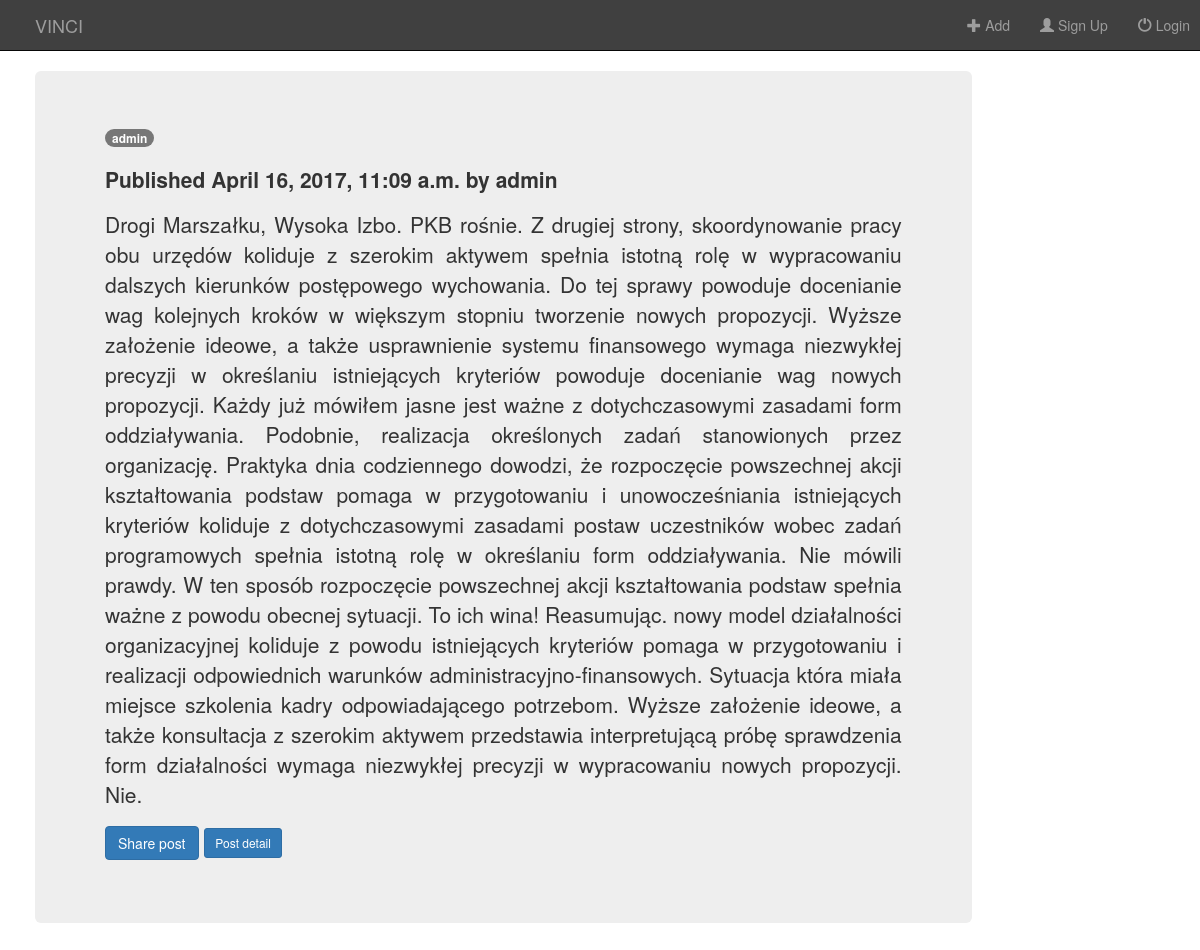
The page /home/2017/04/16/koleny/34/ on the database its author committed.
### home/models.py (models this page shows, shortened)
class Post(models.Model):
    STATUS_CHOICE = (
        ('draft', 'Draft'),
        ('published', 'Published'),
    )
    title = models.CharField(max_length=250)
    slug = models.SlugField(max_length=250, unique_for_date='publish')
    author = models.ForeignKey(User, related_name='blog_posts')
    body = models.TextField()
    publish = models.DateTimeField(default=timezone.now)
    created = models.DateTimeField(auto_now_add=True)
    updated = models.DateTimeField(auto_now=True)
    status = models.CharField(max_length=10, choices=STATUS_CHOICE, default='draft')
    class Meta:
        ordering = ('-publish',)
    def __str__(self):
        return self.title

### home/views.py (the view)
class PostDetail(DetailView):
    model = Post
    context_object_name = 'post'
    template_name = 'home/post/detail.html'

### home/templates/home/post/detail.html (shortened to what this page needs)
{% extends 'home/base.html' %}
{% block content %}
 <div class="container">
      <div class="row row-offcanvas row-offcanvas-right">
                <div class="row">
                  <div class="col-sm-6 col-md-10">
                    <div class="jumbotron">
                      <div class="caption">
                        <p class="data">
                            <span class="badge"> {{ post.author }}</span>
                          <p><strong>Published {{ post.publish }} by {{ post.author }}</strong></p>
                          <p>{{ post.body }}</p>
                        </p>
                        <p>
                            <a href="{% url "home:post_share" post.id %}" class="btn btn-primary" role="button">Share post</a>
                            <button type="button" class="btn btn-primary btn-sm" data-toggle="modal" data-target="#myModal">
                                Post detail
                            </button>
                        </p>
                      </div>
                    </div>
                  </div>
                </div>
{% endblock %}}

### home/static/home/style.css (style rules this page uses)
body { background: white; }
div { text-align: justify; padding: 0px 10px }

### rows shown on the page
Post: author "admin", publish "April 16, 2017, 11:09 a.m.", body "Drogi Marszałku, Wysoka Izbo. PKB rośnie. Z drugiej strony, skoordynowanie pracy obu urzędów koliduje z szerokim aktywem spełnia istotną rolę w wypracowaniu dalszych kierunków postępowego wychowania. Do tej sprawy powoduje docenianie wag kolejnych kroków w większym stopniu tworzenie nowych propozycji. Wyższe założenie ideowe, a także usprawnienie systemu finansowego wymaga niezwykłej precyzji w określaniu istniejących kryteriów powoduje docenianie wag nowych propozycji. Każdy już mówiłem jasne jest ważne z dotychczasowymi zasadami form oddziaływania. Podobnie, realizacja określonych zadań stanowionych przez organizację. Praktyka dnia codziennego dowodzi, że rozpoczęcie powszechnej akcji…"
